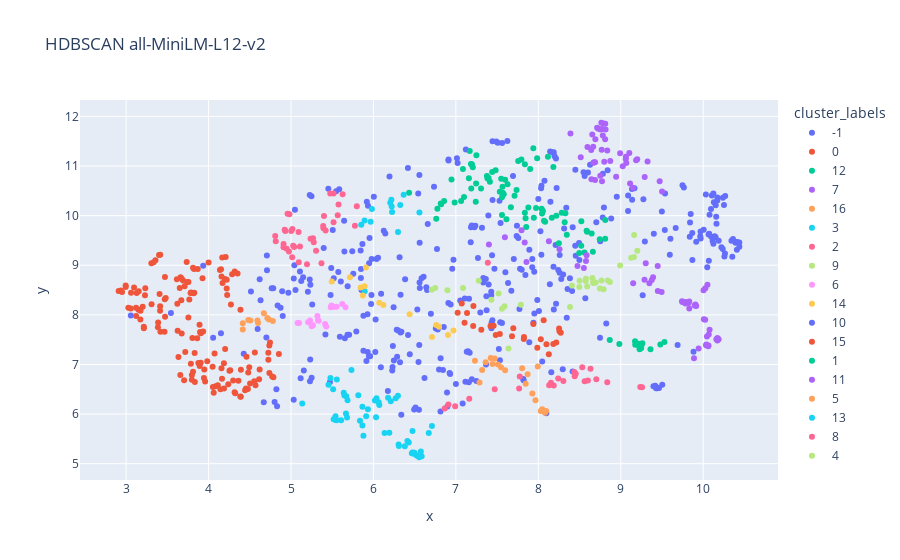

Notebook cell for this chart:
### Code cell
#model_2 = 'all-MiniLM-L12-v2'
# 15	5	9	18	0.332972

# corpus_embeddings all-mpnet-base-v2
clusters_manual = generate_clusters(corpus_embeddings_2,n_neighbors = 15, 
                                              n_components = 5, 
                                              min_cluster_size = 9, 
                                              min_samples = None,
                                              random_state=42)
labels_manual, cost_manual = score_clusters(clusters_manual)
print(labels_manual)
print(cost_manual)
cluster_labels  = clusters_manual.labels_
cluster_dict["label_manual2"] =  clusters_manual

umap_data = umap.UMAP(n_neighbors=15, 
                          n_components=2, 
                          min_dist = 0.1,  
                          metric='cosine',
                          random_state=42).fit_transform(corpus_embeddings_2)
x, y = umap_data.T
                    # Plot
            # Create a DataFrame for Plotly Express
plot_data = {
                'x': x,
                'y': y,
                'cluster_labels': cluster_labels,
                'hover_text': corpus  # text you want to display
            }

df = pd.DataFrame(plot_data)



            # Convert cluster_labels to string for categorical representation
df['cluster_labels'] = df['cluster_labels'].astype(str)

            # plot using Plotly Express
fig = px.scatter(
                df,
                x='x',
                y='y',
                color='cluster_labels',
                hover_data={'hover_text': True},  # Enable hover data for 'hover_text'
                title='HDBSCAN all-MiniLM-L12-v2'
            )

            # Export the plot to HTML
fig.write_html(f"//Users/sylvainestebe/Code/nlp_project/cognitive_distortion_project/export/cluster_manual2_all-MiniLM-L12-v2.html")
fig.show()
